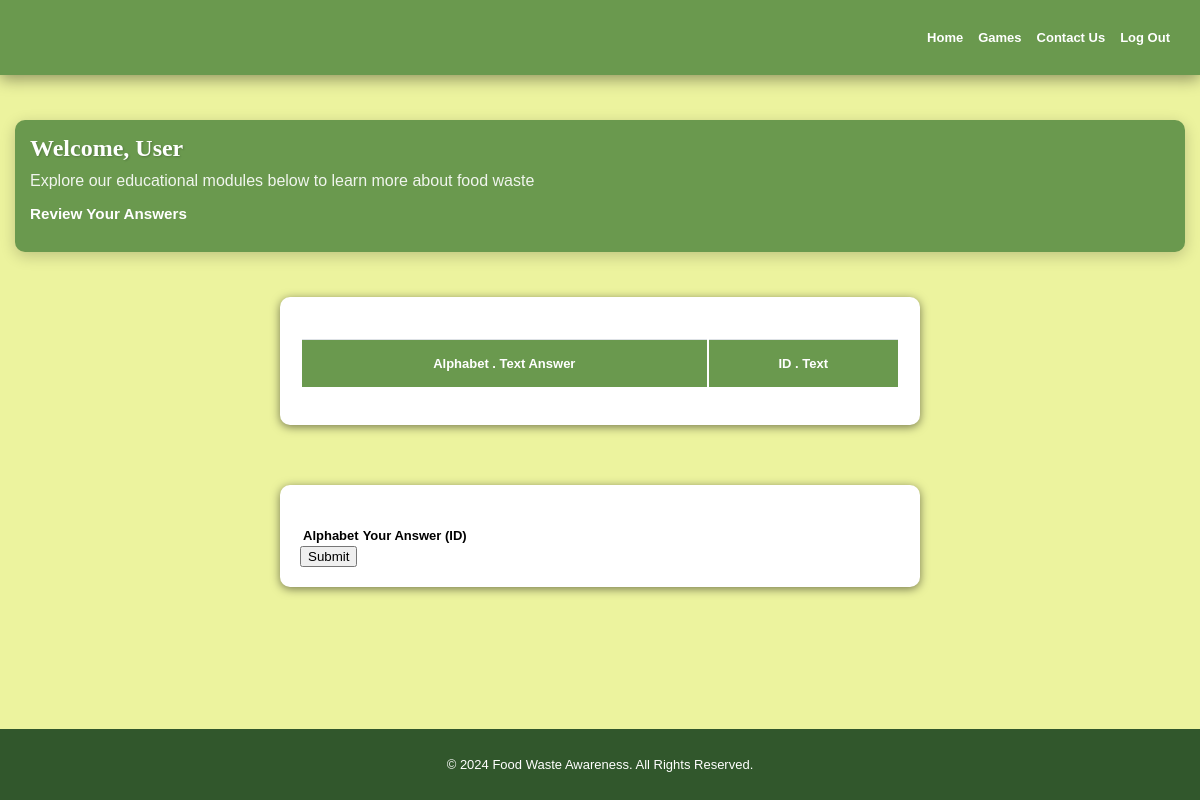
Page /user_account_common_word_game on the earlier database version.
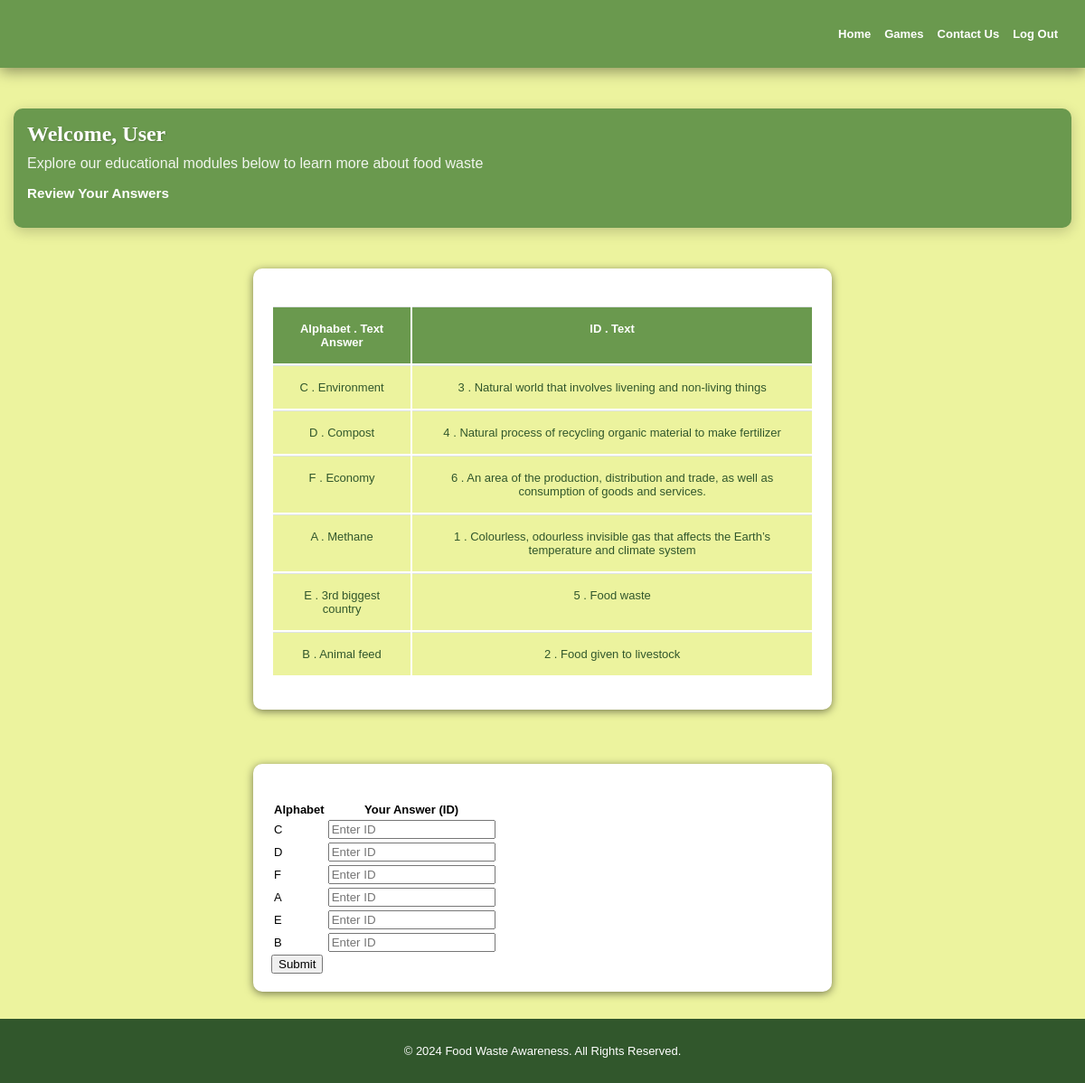
Same page on the later database version.
### tables this page shows
CREATE TABLE CommonCausesGame (
            id INTEGER PRIMARY KEY,
            TextColumn TEXT NOT NULL,
            AlphabetColumn TEXT NOT NULL UNIQUE,
            AlphabetColumnText TEXT NOT NULL UNIQUE
        );

### app.py (the view)
@app.route('/user_account_common_word_game', methods=['GET', 'POST'])
def user_account_common_word_game():
    if request.method == 'POST':
        form_data = request.form.to_dict()
        return common_causes_game_check(form_data)
    questions = get_all_questions()  # Retrieve all questions with options from the database
    questions_prevention_method = get_all_questions_for_prevention_method()
    questions_management_method = get_all_questions_for_management_waste()
    questions_env = get_all_questions_for_environmental_waste()
    questions_common_cuase = get_all_questions_for_common_cause_waste()
    random_records = get_random_common_cause_records()
    grid = create_word_search()
    user_name = session.get('name', 'User')  # Retrieve the user's name from session
    return render_template('userAccountGame1.html', user_name=user_name, questions=questions,
                           questions_env=questions_env, questions_prevention_method=questions_prevention_method,
                           questions_management_method=questions_management_method, questions_common_cuase=questions_common_cuase,
                           records=random_records, grid=grid)

### app.py (called while the page is built)
def get_random_common_cause_records():
    connection = sqlite3.connect('FoodwasteAppdatabase.db')
    cursor = connection.cursor()
    cursor.execute('''
        SELECT id, TextColumn, AlphabetColumn, AlphabetColumnText
        FROM CommonCausesGame
        ORDER BY RANDOM()
    ''')
    records = cursor.fetchall()
    connection.close()
    random_records = [
        {
            "id": row[0],
            "text_column": row[1],
            "alphabet_column": row[2],
            "alphabet_column_text": row[3]
        }
        for row in records
    ]
    return random_records

### templates/userAccountGame1.html (shortened to what this page needs)
<!DOCTYPE html>
<html lang="en">
  <head>
    <link rel="stylesheet" href="/static/css/style.css" />
  </head>
  <body x-data="FoodwasteApp">
  <body>
    <div class="baner">
      <div class="nav-links">
        <a href="{{ url_for('user_account') }}">Home</a>
        <a href="{{ url_for('user_account_game') }}">Games</a>
        <a href="">Contact Us</a>
        <a href="/logout">Log Out</a>
      </div>
    </div>
    <div class="welcome-banner">
      <h2>Welcome, {{user_name}}</h2>
      <p>
        Explore our educational modules below to learn more about food waste
      </p>
      <div id="review-section">
          <h3>Review Your Answers</h3>
      </div>
    </div>
<div class="container">
    <div class="table-responsive">
        <table class="table table-bordered table-striped">
            <thead>
                <tr>
                    <th>Alphabet . Text Answer</th>
                    <th>ID . Text</th>
                </tr>
            </thead>
            <tbody>
                {% for record in records %}
                    <tr>
                        <td>{{ record.alphabet_column }} . {{ record.alphabet_column_text }}</td>
                        <td>{{ record.id }} . {{ record.text_column }}</td>
                    </tr>
                {% endfor %}
            </tbody>
        </table>
    </div>
</div>
<div class="container">
  <div class="table-responsive">
    <form method="POST" action="/user_account_common_word_game">
      <table>
          <tr>
              <th>Alphabet</th>
              <th>Your Answer (ID)</th>
          </tr>
          {% for record in records %}
              <tr>
                  <td>{{ record.alphabet_column }}</td>
                  <td>
                      <input type="number" name="answer_{{ record.alphabet_column }}" placeholder="Enter ID">
                  </td>
              </tr>
          {% endfor %}
      </table>
      <button type="submit">Submit</button>
  </form>
  </div>
</div>
    <footer class="footer">
      <div class="footer-content">
        <p>&copy; 2024 Food Waste Awareness. All Rights Reserved.</p>
      </div>
    </footer>
  </body>
</html>

### static/css/style.css (style rules this page uses)
body { background-color: #ecf39e; font-size: small; font-family: 'Lucida Sans', 'Lucida Sans Regular', 'Lucida Grande', 'Lucida Sans Unicode', Geneva, Verdana, sans-serif; display: flex; flex-direction: column; min-height: 100vh; margin: 0; }
.welcome-banner { background-color: #6a994e; color: white; padding: 20px; margin: 20px; border-radius: 10px; box-shadow: 0 4px 15px rgba(0, 0, 0, 0.2); }
.welcome-banner h2 { color: white; margin: 0; font-size: 24px; text-shadow: 1px 1px 2px rgba(0, 0, 0, 0.2); }
.welcome-banner p { margin: 10px 0 0; font-size: 16px; opacity: 0.9; }
.baner { background-color: #6a994e; box-shadow: 0 4px 15px rgba(0, 0, 0, 0.4); padding: 30px; width: 100% auto; margin-bottom: 30px; top: 0; left: 0; z-index: 1; }
.nav-links { display: flex; float: right; gap: 25px; }
.nav-links a { color: white; text-decoration: none; font-weight: bold; transition: color 0.3s; }
@media screen and (max-width: 1330px) { .welcome-banner { margin: 15px; padding: 15px; } }
@media screen and (max-width: 1330px) { .nav-links { gap: 15px; } }
h2 { font-size: 30px; text-shadow: 2px 2px 0 rgba(0, 0, 0, 0.189); margin: 0; font-family: 'Patrick Hand', cursive; color: #31572c; }
.container { width: 600px; margin: 30px auto; padding: 20px; background-color: white; border-radius: 10px; box-shadow: 0 2px 10px rgba(0, 0, 0, 0.5); }
.footer { background-color: #31572c; color: white; text-align: center; padding: 15px 0; margin-top: auto; box-sizing: border-box; width: 100%; }
.footer-content { max-width: 1200px; margin: 0 auto; }
.table-responsive { overflow-x: auto; -webkit-overflow-scrolling: touch; margin-top: 20px; }
.table { width: 100%; max-width: 100%; margin-bottom: 1rem; background-color: transparent; }
.table th, .table td { padding: 1rem; vertical-align: top; border-top: 1px solid #dee2e6; text-align: center; }
.table th { background-color: #6a994e; color: white; }
.table td { background-color: #ecf39e; color: #31572c; }

Differences in the rows shown:
added CommonCausesGame: alphabet_column "C", alphabet_column_text "Environment", id "3", text_column "Natural world that involves livening and non-living things"
added CommonCausesGame: alphabet_column "D", alphabet_column_text "Compost", id "4", text_column "Natural process of recycling organic material to make fertilizer", alphabet_column "Enter ID"
added CommonCausesGame: alphabet_column "F", alphabet_column_text "Economy", id "6", text_column "An area of the production, distribution and trade, as well as consumption of goods and services."
added CommonCausesGame: alphabet_column "A", alphabet_column_text "Methane", id "1", text_column "Colourless, odourless invisible gas that affects the Earth’s temperature and climate system"
added CommonCausesGame: alphabet_column "E", alphabet_column_text "3rd biggest country", id "5", text_column "Food waste", alphabet_column "Enter ID"
added CommonCausesGame: alphabet_column "B", alphabet_column_text "Animal feed", id "2", text_column "Food given to livestock"
